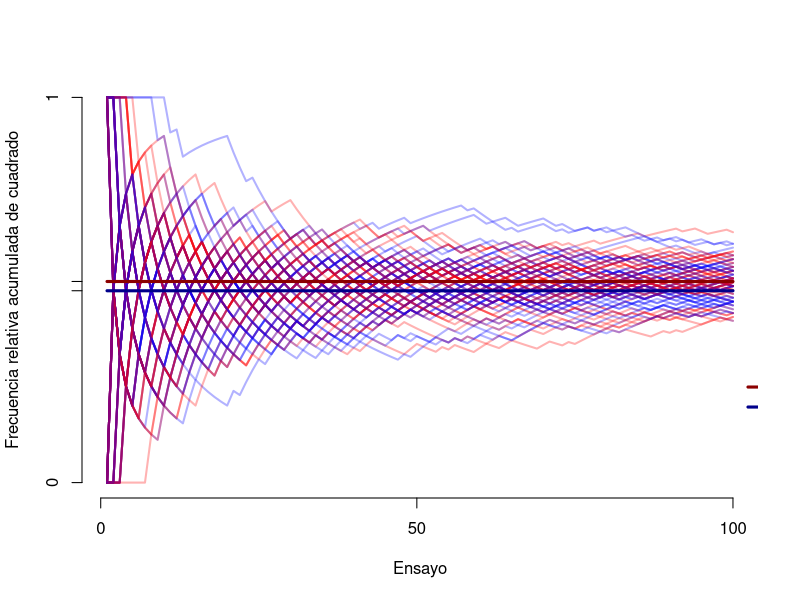

R code for this plot:
#Simulacion IML
# Juego de Matching Pennies Perturbado. Se realizar??n simulaciones sobre el modelo de aprendizaje por igualaci??n de impulsos el cu??l consiste en: 
# Juego transformado;El m??ximo de los m??nimos pagos de un jugador es tomado como punto de referencia. Arriba de este son ganancias, debajo del mismo son perdidas
# Impulsos; sumatoria de los pagos recibidos por jugar cada estrategia actualizada s?? y s??lo s?? se juega esa estrategia
#Pi; El pago del juego transformado recibido en ese ensayo
#Probabilidad; tras una fase inicial estas se actulizan a partir de los impulsos

rm(list=ls())

trials<-100
sim<-50

sr <- matrix(NA,nrow=trials,ncol=sim) # Estrategias jugador fila
sc <- matrix(NA,nrow=trials,ncol=sim) # Estrategias jugador columna
### Las estratrategias se tienen que guardar asi que tienen que crear un objeto que guarde todas las estrategias que 
### usaran los jugadores, por lo que se necesitan dos dimenciones, por jugador 1 que contenga las elecciones 300 y otra 
### con el numero de simulaciones que se vayan a realizar. Por ahora usaremos solo 2 simulaciones para dejar listo el 
### codigo, despues tenemos que planear bien como se van a hacer las simulaciones de manera sistematica.

R0_r <- c()# Impulsos acumulados hacia estrategia triangulo para jugador fila
R1_r <- c()# Impulsos acumulados hacia estrategia cuadrado para jugador fila
R0_c <- c()# Impulsos acumulados hacia estrategia triangulo para jugador columna
R1_c <- c()# Impulsos acumulados hacia estrategia cuadrado para jugador columna

r0_r <- c()# Impulsos hacia estrategia triangulo para jugador fila
r1_r <- c()# Impulsos hacia estrategia cuadrado para jugador fila
r0_c <- c()# Impulsos hacia estrategia triangulo para jugador columna
r1_c <- c()# Impulsos hacia estrategia cuadrado para jugador columna

gr <- matrix(c(0.8430256,-0.9451327,-1.084611,0.967692),nrow=2,ncol=2) # Matriz para jugador fila
gc <- matrix(c(-0.9540875,1.0006151,1.2160209,-0.9197396),nrow=2,ncol=2) # Matriz para jugador columna

pr <- matrix(NA,nrow=trials,ncol=sim) #Probabilidad de eleccion de estrategia cuadrado jugador fila 
pc <- matrix(NA,nrow=trials,ncol=sim) #Probabilidad de eleccion de estrategia cuadrado jugador columna

### Esta primer linea debe iniciar cada secuencia de simulaciones pero los jugadores fila y columna se simulan al mismo
### tiempo.
for (i in 1:length(sr[1,])){ 
  ### Para simular se requiere asignar valores a los parametros libres ya que estos no se van a calcular a partir de 
  ### datos.
  for (t in 1:length(sr[,1])){
    R0_r[1]<-0
    R1_r[1]<-0
    R0_c[1]<-0
    R1_c[1]<-0

    # Actualizacion de probabilidaddes
    if(R0_r[t]>0 && R1_r[t]>0){
      pr[t,i]<-R0_r[t]/(R0_r[t]+R1_r[t]) #Los cambios de los if y eso no importan lo importante fue poner los parentesis!!
    }
    else{
      pr[t,i]<-0.5
    }
    if(R0_c[t]>0 && R1_c[t]>0){
      pc[t,i]<-R0_c[t]/(R0_c[t]+R1_c[t]) #Los cambios de los if y eso no importan lo importante fue poner los parentesis!!
    }
    else{
      pc[t,i]<-0.5
    }
    
    # Eleccion de estrategias
    sr[t,i]<-rbinom(1,1,pr[t,i]) ### No duden si era mas o menos asi
    sc[t,i]<-rbinom(1,1,pc[t,i]) ### No duden si era mas o menos asi
    
    # Generacion de Impulsos
    r0_r[t]<- max(0,gr[2,(sc[t,i]+1)]-gr[1,(sc[t,i]+1)])
    r1_r[t]<- max(0,gr[1,(sc[t,i]+1)]-gr[2,(sc[t,i]+1)])
    r0_c[t]<- max(0,gc[(sr[t,i]+1),2]-gc[(sr[t,i]+1),1])
    r1_c[t]<- max(0,gc[(sr[t,i]+1),1]-gc[(sr[t,i]+1),2])
  
    # Actualizacion de Impulsos
    R0_r[t+1]<-R0_r[t]+r0_r[t]
    R1_r[t+1]<-R1_r[t]+r1_r[t]
    R0_c[t+1]<-R0_c[t]+r0_c[t]
    R1_c[t+1]<-R1_c[t]+r1_c[t]
  }
}

### Olvidaron agregar los puntos a los ciclos for, for(i in 1:2). De preferencia utilicen la longitud de una variable
### para definir el limite de un ciclo for de esa forma no tendran problemas cuando cambien el numero de ensaos o de 
### simulaciones. Si lo dejan como esta y pedimos 3 simulaciones en vez de dos el codigo no va a servir. Siempre deben 
### buscar que el codigo sea lo mas general posible

plot(seq(1,trials,1),cumsum(sr[,1])/seq(1,trials,1),type="n",col="red",lwd=2,
     ylim=c(0,1), axes=F, xlab="Ensayo",ylab="Frecuencia relativa acumulada de cuadrado")
axis(1,at=seq(0,trials,50))
axis(2,at=c(0,0.4980716,0.5221317,1),labels=c(0,NA,NA,1))
for(i in 1:sim){
  lines(seq(1,trials,1),cumsum(sr[,i])/seq(1,trials,1),col=rgb(255/255,0,0,alpha=0.3),lwd=2)
  lines(seq(1,trials,1),cumsum(sc[,i])/seq(1,trials,1),col=rgb(0,0,255/255,alpha=0.3),lwd=2)
}
segments(x0=1,x1=trials,y0=0.5221317,y1=0.5221317,col="darkred",lwd=3)
segments(x0=1,x1=trials,y0=0.4980716,y1=0.4980716,col="darkblue",lwd=3)
legend(100,0.3,legend=c(0.52,0.49),col=c("darkred","darkblue"),lty=1,lwd=3,
       bty="n")

